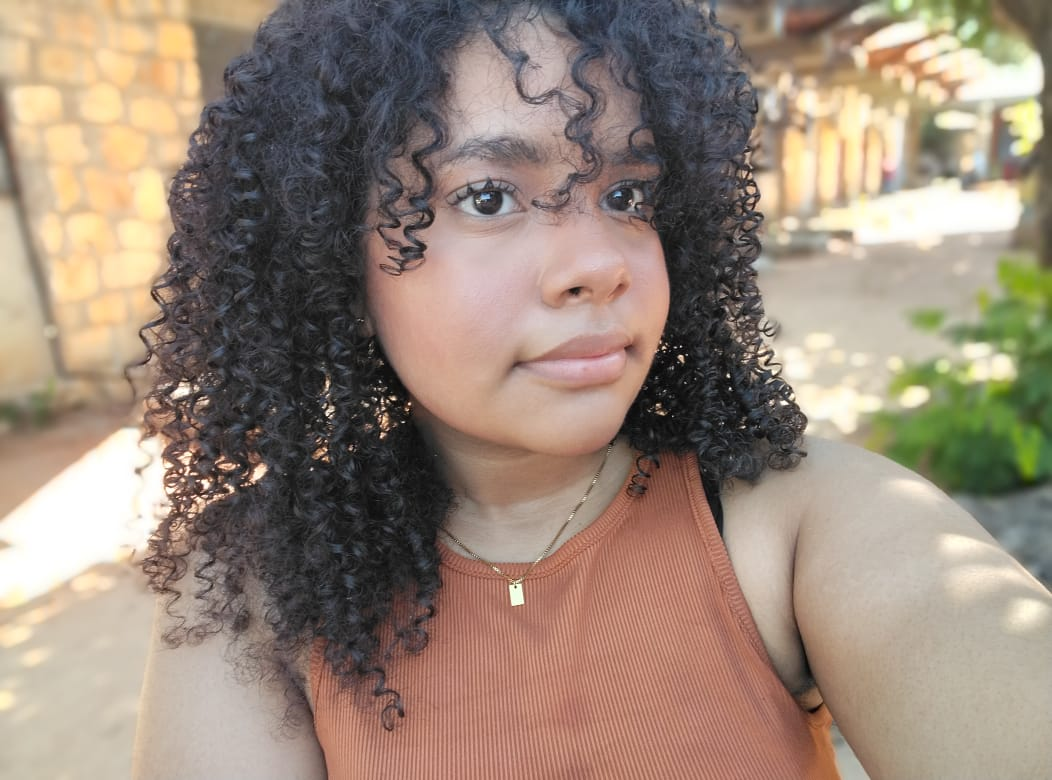
#> input picture imgs/kelry.jpeg, 1052 x 780 px
$ python 1_comp_imagem_DCT.py
#> lines starting #> are read from the running program, lines starting #| are printed output that depends on the picture
import numpy as np
import cv2
import os
import time
import matplotlib.pyplot as plt
from skimage.metrics import peak_signal_noise_ratio as psnr
from skimage.metrics import structural_similarity as ssim


def print_stats(image, title, original_size=None):
    """
    Exibe estatísticas detalhadas da imagem no terminal
    :param image: imagem numpy array (pode ser original ou comprimida)
    :param title: título para identificar a imagem
    :param original_size: tamanho do arquivo original em KB (opcional)
    """
    # Cabeçalho com borda decorativa
    print(f"\n{'=' * 50}")
    print(f"{title.upper():^50}")
    print(f"{'=' * 50}")

    # Estatísticas básicas
    print(f"\n{' DADOS GERAIS ':-^50}")
    print(f"| {'Dimensões (HxW):':<25} | {str(image.shape):>20} |")
    print(f"| {'Tipo de dados:':<25} | {str(image.dtype):>20} |")

    mem_size = image.nbytes / 1024
    if original_size:
        ratio = original_size / mem_size if mem_size > 0 else 0
        print(f"| {'Tamanho do arquivo:':<25} | {original_size:>18.2f} KB |")
        print(f"| {'Tamanho na memória:':<25} | {mem_size:>18.2f} KB |")
        print(f"| {'Razão memória/arquivo:':<25} | {ratio:>18.2f}x |")
    else:
        print(f"| {'Tamanho na memória:':<25} | {mem_size:>18.2f} KB |")

    # Estatísticas de intensidade dos pixels
    print(f"\n{' DISTRIBUIÇÃO DE PIXELS ':-^50}")
    print(f"| {'Mínimo:':<25} | {np.min(image):>18.4f} |")
    print(f"| {'Máximo:':<25} | {np.max(image):>18.4f} |")
    print(f"| {'Média:':<25} | {np.mean(image):>18.4f} |")
    print(f"| {'Mediana:':<25} | {np.median(image):>18.4f} |")
    print(f"| {'Desvio padrão:':<25} | {np.std(image):>18.4f} |")

    # Histograma simplificado no terminal
    if len(image.shape) == 2:  # Apenas para imagens em tons de cinza
        hist, bins = np.histogram(image, bins=5)
        print(f"\n{' HISTOGRAMA (SIMPLIFICADO) ':-^50}")
        for i in range(len(hist)):
            bin_range = f"{bins[i]:.2f}-{bins[i + 1]:.2f}"
            bar = '■' * int(hist[i] / max(hist) * 30) if max(hist) > 0 else ''
            print(f"| {bin_range:<15} | {hist[i]:>8} pixels | {bar:<20} |")

    print(f"\n{'=' * 50}\n")


def dct_compress(image_path, quality=50, block_size=8, show_stats=True):
    """
    Implementa compressão de imagem usando DCT similar ao JPEG
    :param image_path: caminho para a imagem original
    :param quality: qualidade da compressão (1-100)
    :param block_size: tamanho do bloco para DCT (tipicamente 8)
    :param show_stats: mostra estatísticas detalhadas no terminal
    :return: imagem comprimida, razão de compressão, métricas de qualidade
    """
#> called with image_path = '../imgs/kelry.jpeg', quality = 10, block_size = 8, show_stats = True
    start_time = time.time()

    # 1. Carregar imagem
    original_image = cv2.imread(image_path, cv2.IMREAD_GRAYSCALE)
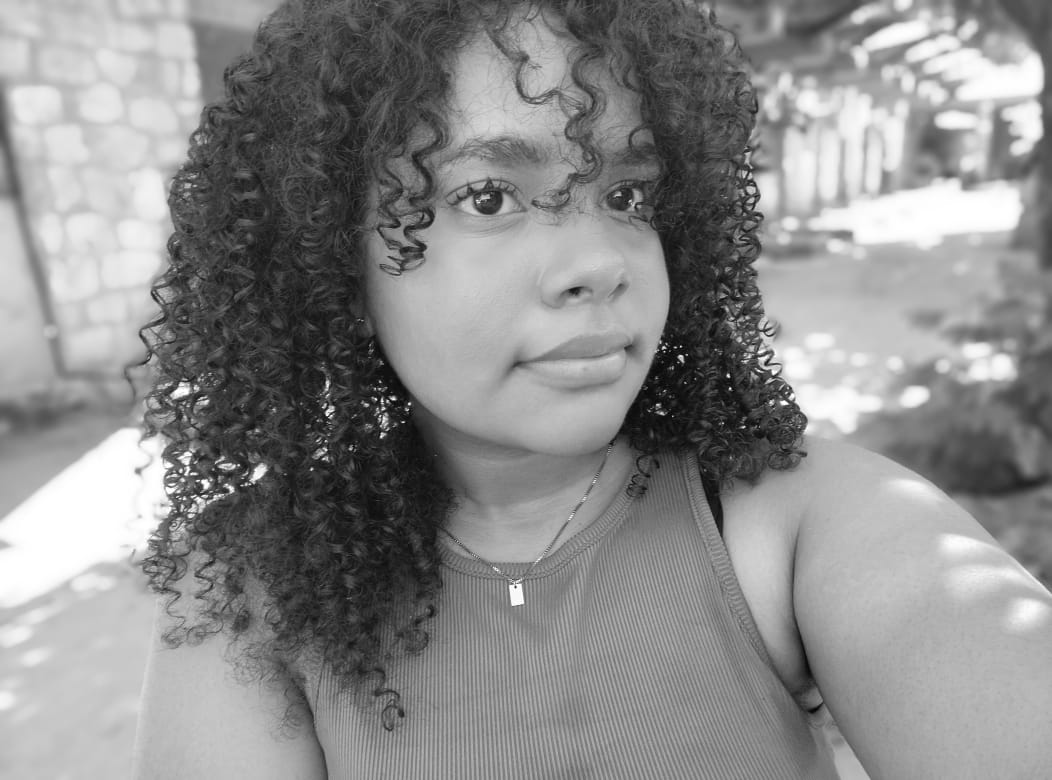
#> original_image: shape (780, 1052); min 0, max 255, mean 139.3
    if original_image is None:
        raise FileNotFoundError(f"Imagem não encontrada em {image_path}")

    original_size = os.path.getsize(image_path) / 1024  # Tamanho em KB
    original_image = original_image.astype(np.float32)
    height, width = original_image.shape
#> height = 780; width = 1052

    if show_stats:
        print_stats(original_image, "Imagem Original", original_size)
#| | Dimensões (HxW):          |          (780, 1052) |
#| | Tipo de dados:            |              float32 |
#> in print_stats, `mem_size = image.nbytes / 1024`: mem_size = 3205.3
#> in print_stats, `ratio = original_size / mem_size if mem_size > 0 else 0`: ratio = 0.0311
#| | Tamanho na memória:       |            3205.31 KB |
#| | Razão memória/arquivo:    |               0.03x |
#| | Mínimo:                   |             0.0000 |
#| | Máximo:                   |           255.0000 |
#| | Média:                    |           139.2919 |
#| | Mediana:                  |           146.0000 |
#| | Desvio padrão:            |            60.9667 |
#> in print_stats, `hist, bins = np.histogram(image, bins=5)`: hist = [81229, 161206, 193758, 274959, 109408]; bins = [0, 51, 102, 153, 204, 255]
#> the loop in print_stats, `for i in range(len(hist)):` made 5 passes
#> (bin_range, bar) on passes 1 to 5: ('0.00-51.00', '■■■■■■■■'), ('51.00-102.00', '■■■■■■■■■■■■■■■■■'), ('102.00-153.00', '■■■■■■■■■■■■■■■■■■■■■'), ('153.00-204.00', '■■■■■■■■■■■■■■■■■■■■■■■■■■■■■■'), ('204.00-255.00', '■■■■■■■■■■■')
#| | 0.00-51.00      |    81229 pixels | ■■■■■■■■             |
#| | 51.00-102.00    |   161206 pixels | ■■■■■■■■■■■■■■■■■    |
#| | 102.00-153.00   |   193758 pixels | ■■■■■■■■■■■■■■■■■■■■■ |
#| | 153.00-204.00   |   274959 pixels | ■■■■■■■■■■■■■■■■■■■■■■■■■■■■■■ |
#| | 204.00-255.00   |   109408 pixels | ■■■■■■■■■■■          |

    # 2. Definir matriz de quantização (standard JPEG luminance quantization table)
    Q = np.array([
        [16, 11, 10, 16, 24, 40, 51, 61],
        [12, 12, 14, 19, 26, 58, 60, 55],
        [14, 13, 16, 24, 40, 57, 69, 56],
        [14, 17, 22, 29, 51, 87, 80, 62],
        [18, 22, 37, 56, 68, 109, 103, 77],
        [24, 35, 55, 64, 81, 104, 113, 92],
        [49, 64, 78, 87, 103, 121, 120, 101],
        [72, 92, 95, 98, 112, 100, 103, 99]
    ], dtype=np.float32)

    # Ajustar qualidade (1-100)
    if quality < 1:
        quality = 1
    elif quality > 100:
        quality = 100

    if quality < 50:
        scaling_factor = 5000 / quality
    else:
        scaling_factor = 200 - 2 * quality

    Q = np.floor((Q * scaling_factor + 50) / 100)
    Q[Q < 1] = 1

    # 3. Processar a imagem em blocos
    compressed_image = np.zeros_like(original_image)

    for y in range(0, height - block_size + 1, block_size):
        for x in range(0, width - block_size + 1, block_size):
            # Extrair bloco
            block = original_image[y:y + block_size, x:x + block_size]

            # Subtrair 128 para centralizar em zero
            block -= 128

            # Aplicar DCT
            dct_block = cv2.dct(block)

            # Quantização
            quantized_block = np.round(dct_block / Q)

            # Reconstrução (inversa)
            reconstructed_block = quantized_block * Q
            idct_block = cv2.idct(reconstructed_block)

            # Adicionar 128 de volta
            compressed_image[y:y + block_size, x:x + block_size] = idct_block + 128
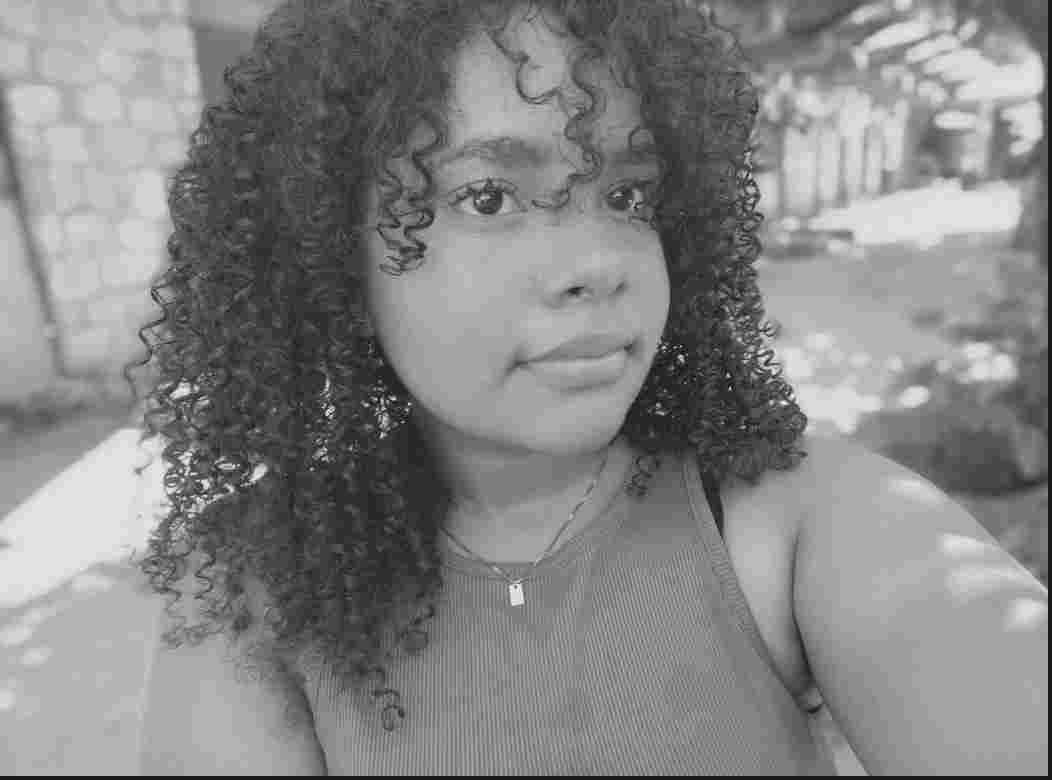
#> compressed_image: shape (780, 1052) float32; min -32.96, max 293.4, mean 138.1; drawn with min black and max white

    # 4. Calcular métricas
    compressed_image = np.clip(compressed_image, 0, 255).astype(np.uint8)
    original_image_uint8 = np.clip(original_image, 0, 255).astype(np.uint8)
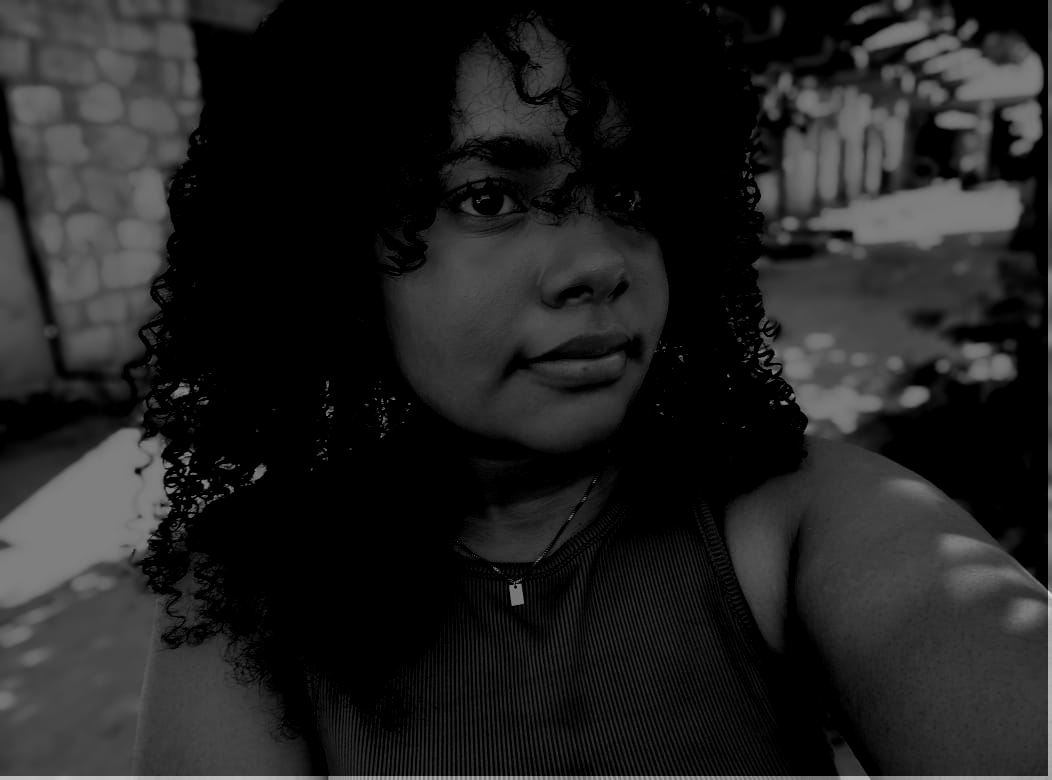
#> original_image_uint8: shape (780, 1052); min 0, max 222, mean 33.2
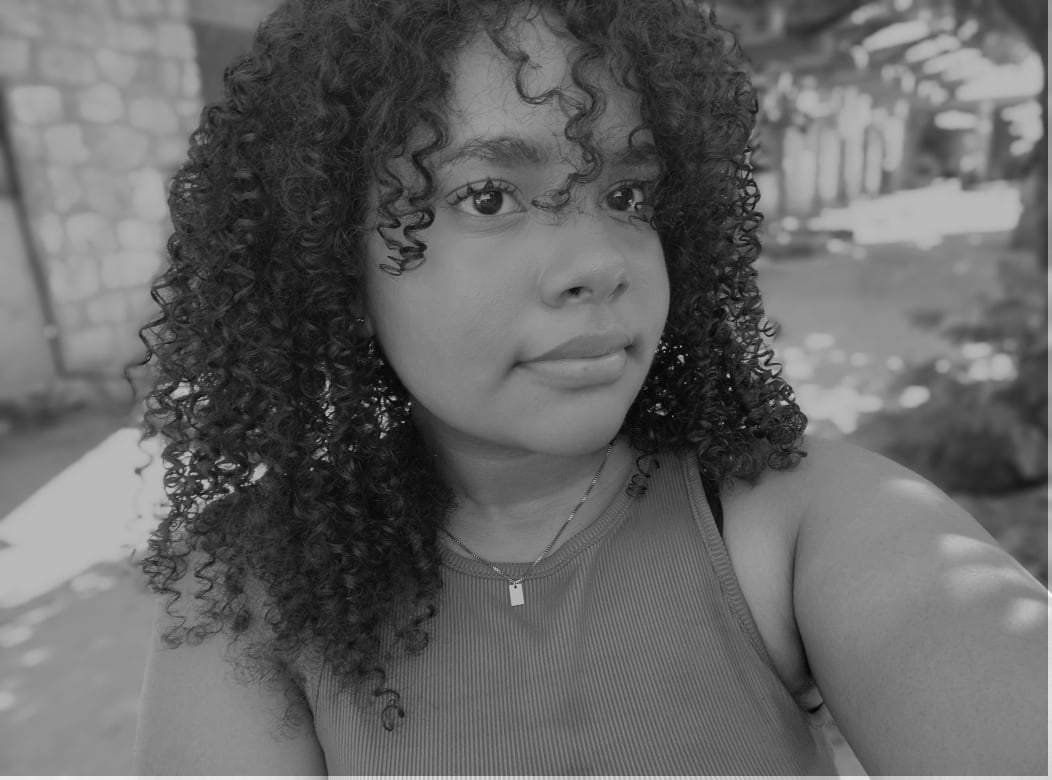
#> original_image: shape (780, 1052) float32; min -128, max 222, mean 12.4; drawn with min black and max white

    # Calcular PSNR e SSIM
    psnr_value = psnr(original_image_uint8, compressed_image)
#> psnr_value = 7.16
    ssim_value = ssim(original_image_uint8, compressed_image)
#> ssim_value = 0.254
    compression_time = time.time() - start_time

    # 5. Mostrar estatísticas da imagem comprimida
    if show_stats:
        print_stats(compressed_image, "Imagem Comprimida", original_size)
#| | Dimensões (HxW):          |          (780, 1052) |
#| | Tipo de dados:            |                uint8 |
#| | Tamanho na memória:       |             801.33 KB |
#| | Razão memória/arquivo:    |               0.12x |
#| | Mínimo:                   |             0.0000 |
#| | Máximo:                   |           255.0000 |
#| | Média:                    |           137.7386 |
#| | Mediana:                  |           144.0000 |
#| | Desvio padrão:            |            62.2993 |
#> the loop in print_stats (call 2), `for i in range(len(hist)):` made 5 passes
#| | 0.00-51.00      |    91201 pixels | ■■■■■■■■■■           |
#| | 51.00-102.00    |   158161 pixels | ■■■■■■■■■■■■■■■■■    |
#| | 102.00-153.00   |   194111 pixels | ■■■■■■■■■■■■■■■■■■■■■ |
#| | 153.00-204.00   |   267000 pixels | ■■■■■■■■■■■■■■■■■■■■■■■■■■■■■■ |
#| | 204.00-255.00   |   110087 pixels | ■■■■■■■■■■■■         |

        # Métricas adicionais
        print(f"{' MÉTRICAS DE QUALIDADE ':=^50}")
        print(f"| {'PSNR:':<25} | {psnr_value:>18.2f} dB |")
#| | PSNR:                     |               7.16 dB |
        print(f"| {'SSIM:':<25} | {ssim_value:>18.4f} |")
#| | SSIM:                     |             0.2544 |
        print(f"| {'Tempo de compressão:':<25} | {compression_time:>18.2f} s |")

        # Cálculo da taxa de compressão
        compressed_size = os.path.getsize('compressed_dct.jpg') / 1024 if os.path.exists('compressed_dct.jpg') else 0
        if compressed_size > 0:
            print(f"| {'Taxa de compressão:':<25} | {(original_size / compressed_size):>18.2f}x |")
            print(f"| {'Redução de tamanho:':<25} | {(1 - (compressed_size / original_size)) * 100:>17.2f}% |")
        print(f"{'=' * 50}\n")

    # 6. Visualização
    plt.figure(figsize=(12, 6))
    plt.subplot(1, 2, 1)
    plt.imshow(original_image_uint8, cmap='gray')
    plt.title('Original')
    plt.axis('off')

    plt.subplot(1, 2, 2)
    plt.imshow(compressed_image, cmap='gray')
    plt.title(f'Comprimida (Qualidade: {quality})')
    plt.axis('off')

    plt.tight_layout()
    plt.show()

    # 7. Retornar resultados
    return {
        'compressed_image': compressed_image,
        'quality': quality,
        'psnr': psnr_value,
        'ssim': ssim_value,
        'block_size': block_size,
        'quantization_matrix': Q,
        'compression_time': compression_time,
        'original_size': original_size,
        'compressed_size': os.path.getsize('compressed_dct.jpg') / 1024 if os.path.exists('compressed_dct.jpg') else 0
    }


if __name__ == "__main__":
    # Configurações
    IMAGE_PATH = '../imgs/kelry.jpeg'  # caminho da sua imagem
    QUALITY = 10  # Qualidade desejada (1-100)

    # Executar compressão
    results = dct_compress(IMAGE_PATH, quality=QUALITY)
#> results = 9 items

    # Salvar imagem comprimida
    cv2.imwrite('../output/compressed_dct.jpg', results['compressed_image'])
    print("\nRESUMO FINAL:")
    print(f"- Qualidade configurada: {results['quality']}")
#| - Qualidade configurada: 10
    print(f"- PSNR: {results['psnr']:.2f} dB (maior é melhor)")
#| - PSNR: 7.16 dB (maior é melhor)
    print(f"- SSIM: {results['ssim']:.4f} (1.0 = perfeito)")
#| - SSIM: 0.2544 (1.0 = perfeito)
    print(f"- Tempo de compressão: {results['compression_time']:.2f} segundos")
#| - Tempo de compressão: 0.57 segundos
    if results['compressed_size'] > 0:
        print(f"- Tamanho original: {results['original_size']:.2f} KB")
        print(f"- Tamanho comprimido: {results['compressed_size']:.2f} KB")
        print(f"- Taxa de compressão: {results['original_size'] / results['compressed_size']:.2f}x")
        print(f"- Redução: {(1 - (results['compressed_size'] / results['original_size'])) * 100:.2f}%")
    print("\nProcesso concluído. Imagem comprimida salva como 'compressed_dct.jpg'")
